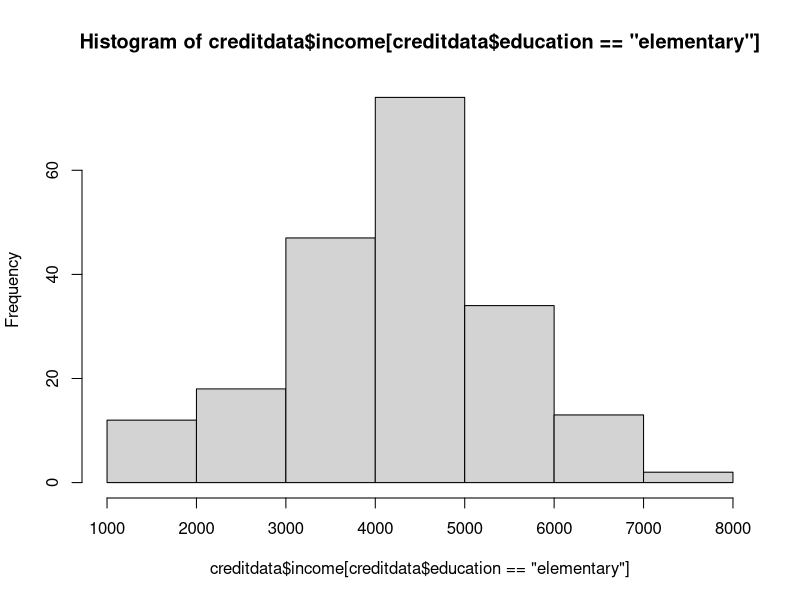
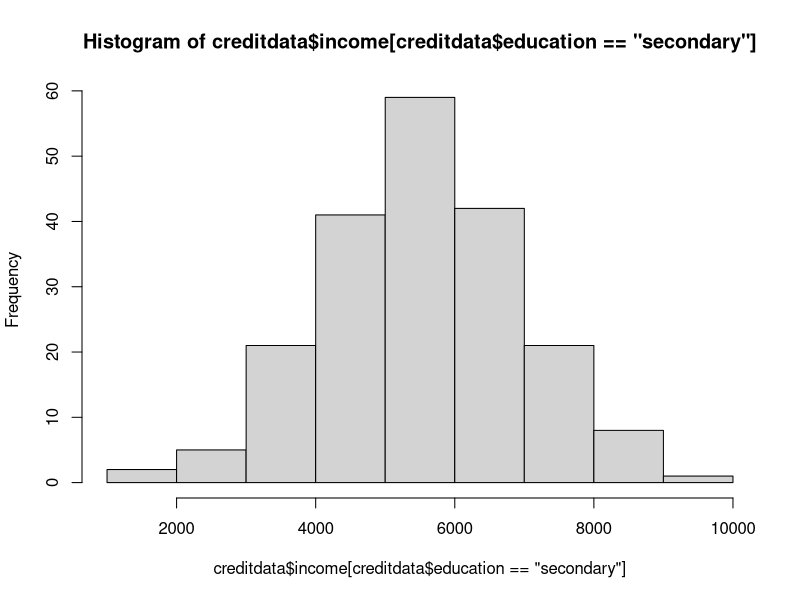
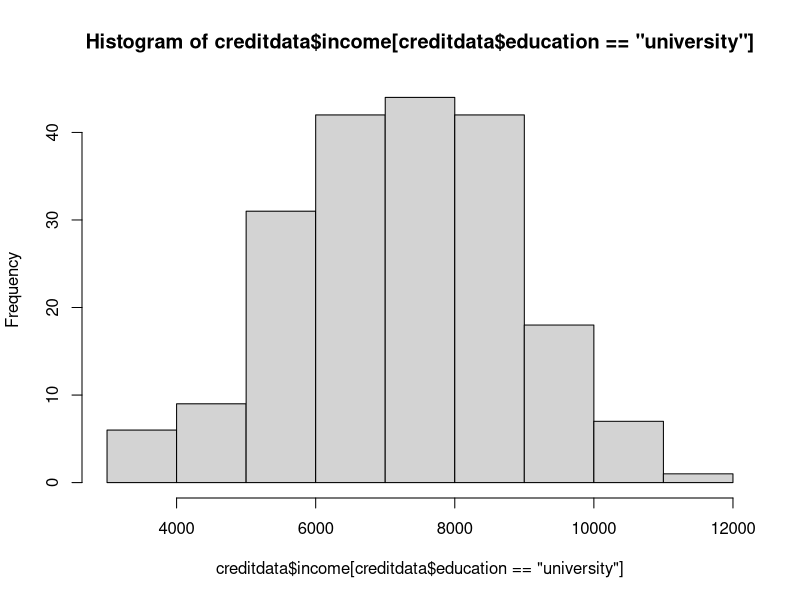
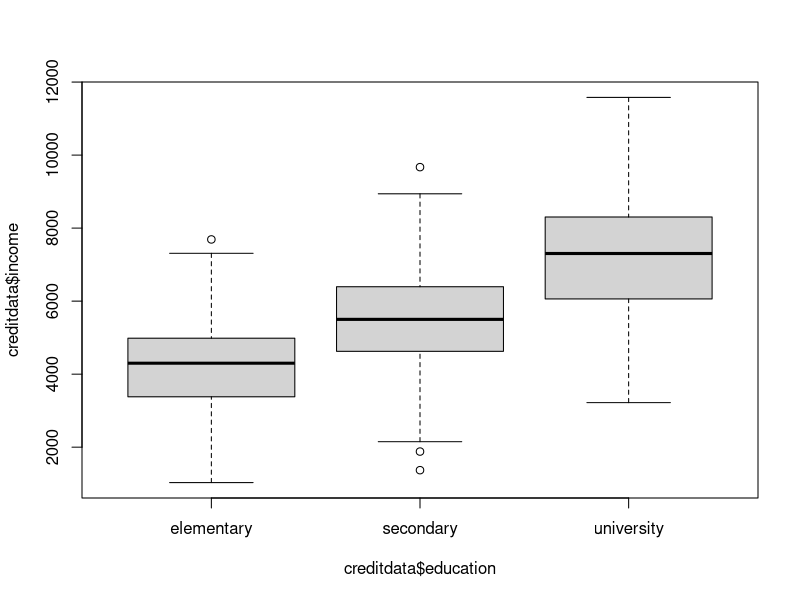
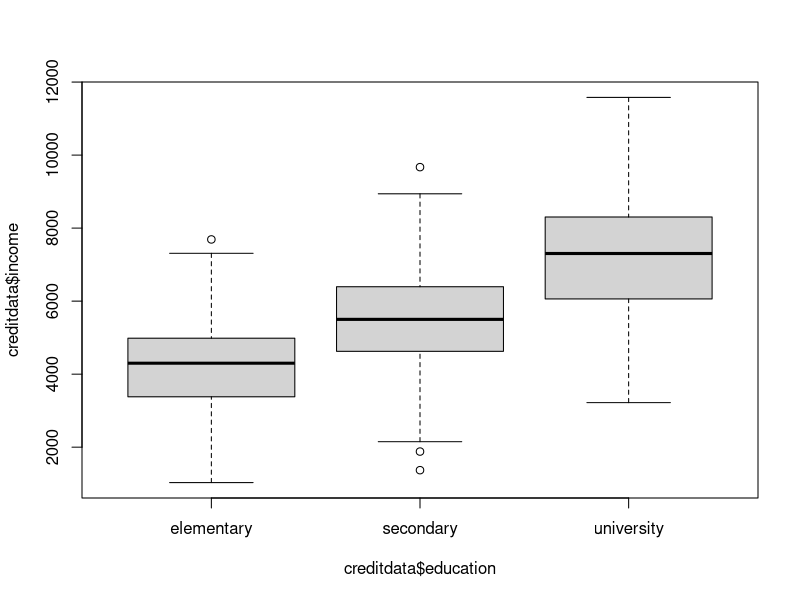
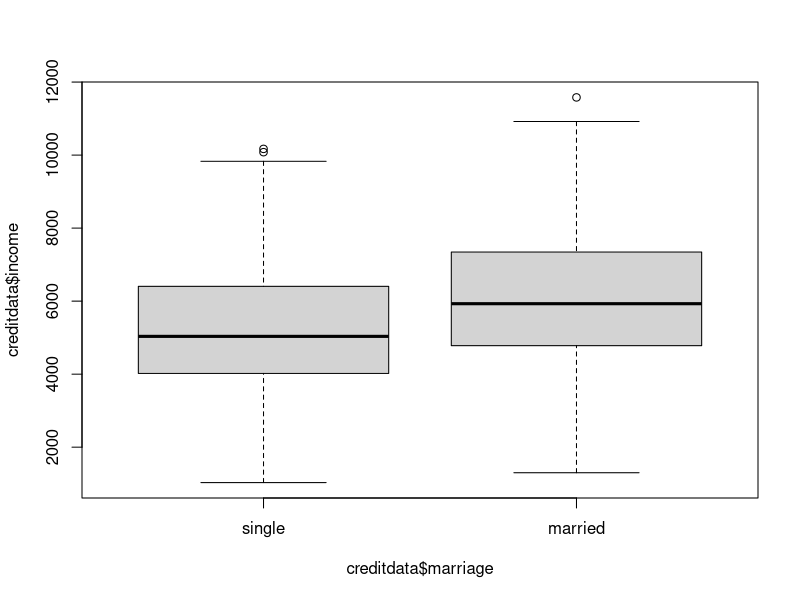
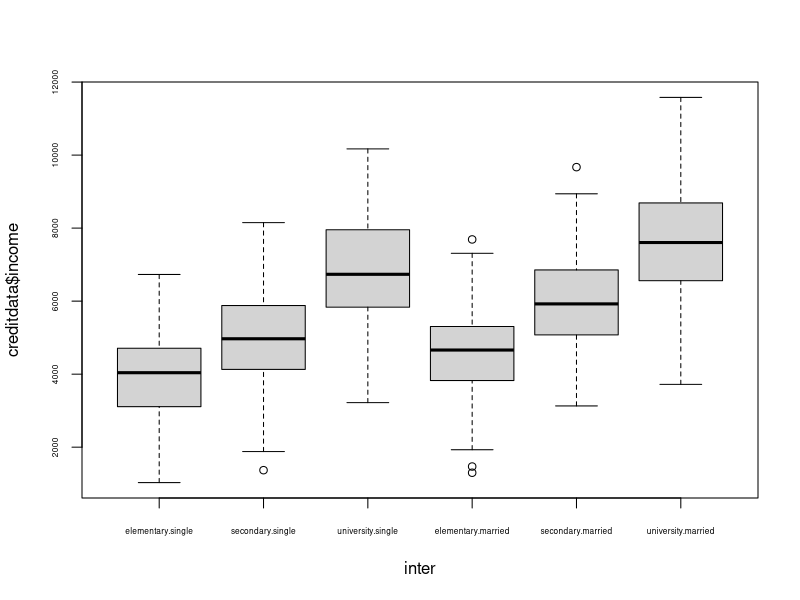
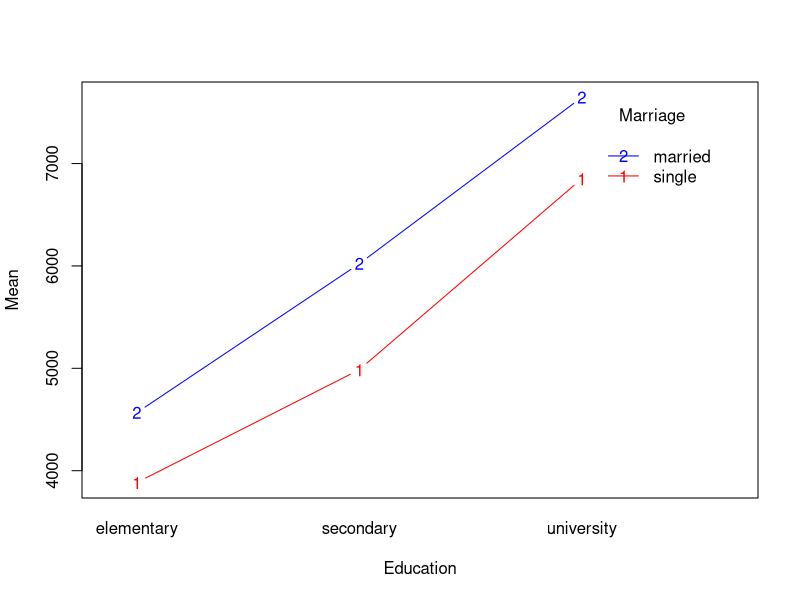

Recreate these plots in R, in order.
## ---- chunk 1
knitr::opts_chunk$set(echo = TRUE)
## ---- chunk 2
# Ucitavanje podataka
creditdata = read.csv('creditdata.csv')
summary(creditdata)
## ---- chunk 3
# Priprema podataka
creditdata$education = factor(creditdata$education,levels = c(1,2,3),labels = c('elementary','secondary','university'))
creditdata$marriage = factor(creditdata$marriage,levels = c(1,2),labels = c('single','married'))
creditdata$apartment = factor(creditdata$apartment,levels = c(1,2),labels = c('rent','own'))
creditdata$default = factor(creditdata$default,levels = c(0,1),labels = c(FALSE,TRUE))
summary(creditdata)
## ---- chunk 4

require(nortest)
lillie.test(creditdata$income)

lillie.test(creditdata$income[creditdata$education=='elementary'])
lillie.test(creditdata$income[creditdata$education=='secondary'])
lillie.test(creditdata$income[creditdata$education=='university'])

hist(creditdata$income[creditdata$education=='elementary'])
hist(creditdata$income[creditdata$education=='secondary'])
hist(creditdata$income[creditdata$education=='university'])

## ---- chunk 5

# Testiranje homogenosti varijance uzoraka Bartlettovim testom
bartlett.test(creditdata$income ~ creditdata$education)

var((creditdata$income[creditdata$education=='elementary']))
var((creditdata$income[creditdata$education=='secondary']))
var((creditdata$income[creditdata$education=='university']))
## ---- chunk 6

# Graficki prikaz podataka
boxplot(creditdata$income ~ creditdata$education)

# Test
a = aov(creditdata$income ~ creditdata$education)
summary(a)

## ---- chunk 7

# Linearni model
model = lm(income ~ education, data = creditdata)
summary(model)
anova(model)

## ---- chunk 8

# Graficki prikaz podataka
boxplot(creditdata$income ~ creditdata$education) 
boxplot(creditdata$income ~ creditdata$marriage) 

inter = interaction(creditdata$education,creditdata$marriage)
boxplot(creditdata$income ~ inter,cex.axis=0.5)

# Bartlettov test za jednakost varijanci između pojedinih grupa
bartlett.test(creditdata$income ~ inter)
aggregate(creditdata$income, by=list(inter), FUN=var)

## ---- chunk 9

# ANOVA test
a = aov(income ~ education * marriage, data = creditdata)
summary(a)

## ---- chunk 10

# Linearni model
model = lm(income ~ education * marriage, data = creditdata)
summary(model)
anova(model)

## ---- chunk 11
interaction.plot(x.factor = creditdata$education,
                 trace.factor = creditdata$marriage,
                 response = creditdata$income,
                 fun = mean,
                 type = "b",
                 ylab = "Mean",
                 xlab = "Education",
                 col = c("red", "blue"),
                 lty = 1,
                 trace.label = "Marriage")
## ---- chunk 12
sigmoid = function(x) {
   1 / (1 + exp(-x))
}

x <- seq(-5, 5, 0.01)

plot(x,sigmoid(x))
## ---- chunk 13
require(caret)

logreg.mdl = glm(default ~ age + education + marriage + apartment + income + amount, data = creditdata, family = binomial())
summary(logreg.mdl)

Rsq = 1 - logreg.mdl$deviance/logreg.mdl$null.deviance
Rsq
## ---- chunk 14

yHat <- logreg.mdl$fitted.values >= 0.5
tab <- table(creditdata$default, yHat)

tab


accuracy = sum(diag(tab)) / sum(tab)
precision = tab[2,2] / sum(tab[,2])
recall = tab[2,2] / sum(tab[2,])
specificity = tab[1,1] / sum(tab[,1])

accuracy
precision
recall
specificity

## ---- chunk 15

logreg.mdl = glm(default ~ age + education + marriage + apartment + income + amount, data = creditdata, family = binomial())
summary(logreg.mdl)

logreg.mdl.2 = glm(default ~ age + education + marriage + apartment + income + amount + I(income/amount), data = creditdata, family = binomial())
summary(logreg.mdl.2)

anova(logreg.mdl, logreg.mdl.2, test = "LRT")
## ---- chunk 16

logreg.mdl.3 = glm(default ~ education + marriage + income + amount, data = creditdata, family = binomial())
summary(logreg.mdl.3)

anova(logreg.mdl, logreg.mdl.3, test = "LRT")
## ---- chunk 17

yHat <- logreg.mdl.3$fitted.values > 0.5
tab <- table(creditdata$default, yHat)

tab


accuracy = sum(diag(tab)) / sum(tab)
precision = tab[2,2] / sum(tab[,2])
recall = tab[2,2] / sum(tab[2,])
specificity = tab[1,1] / sum(tab[,1])

accuracy
precision
recall
specificity
